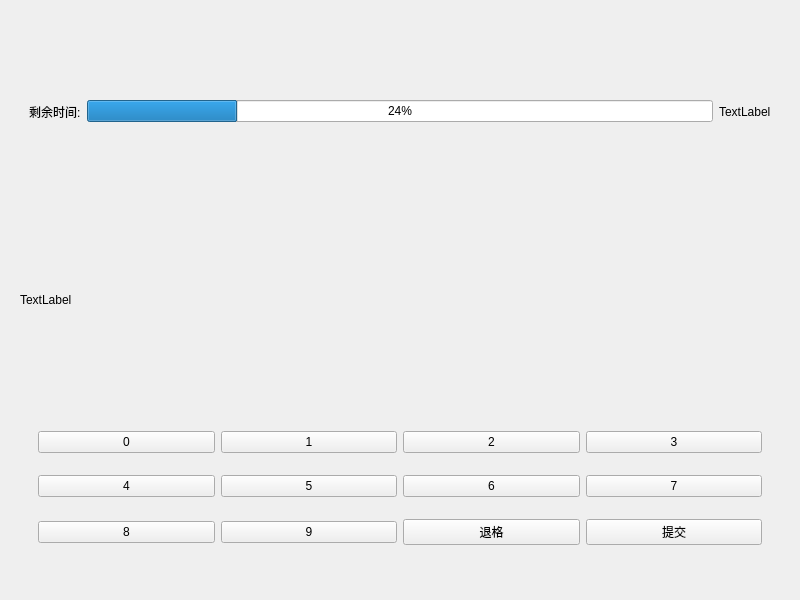
<?xml version="1.0" encoding="UTF-8"?>
<ui version="4.0">
 <class>MyWidget</class>
 <widget class="QWidget" name="MyWidget">
  <property name="geometry">
   <rect>
    <x>0</x>
    <y>0</y>
    <width>800</width>
    <height>600</height>
   </rect>
  </property>
  <property name="windowTitle">
   <string>MyWidget</string>
  </property>
  <layout class="QHBoxLayout" name="horizontalLayout_6">
   <item>
    <widget class="QStackedWidget" name="stackedWidget">
     <property name="currentIndex">
      <number>1</number>
     </property>
     <widget class="QWidget" name="page">
      <layout class="QVBoxLayout" name="verticalLayout">
       <item>
        <widget class="QWidget" name="widget" native="true">
         <layout class="QHBoxLayout" name="horizontalLayout">
          <item>
           <spacer name="horizontalSpacer">
            <property name="orientation">
             <enum>Qt::Horizontal</enum>
            </property>
            <property name="sizeType">
             <enum>QSizePolicy::Maximum</enum>
            </property>
            <property name="sizeHint" stdset="0">
             <size>
              <width>20</width>
              <height>20</height>
             </size>
            </property>
           </spacer>
          </item>
          <item>
           <widget class="QLabel" name="Titlelabel">
            <property name="text">
             <string>猜数字游戏</string>
            </property>
            <property name="scaledContents">
             <bool>true</bool>
            </property>
           </widget>
          </item>
          <item>
           <spacer name="horizontalSpacer_2">
            <property name="orientation">
             <enum>Qt::Horizontal</enum>
            </property>
            <property name="sizeType">
             <enum>QSizePolicy::Maximum</enum>
            </property>
            <property name="sizeHint" stdset="0">
             <size>
              <width>20</width>
              <height>20</height>
             </size>
            </property>
           </spacer>
          </item>
         </layout>
        </widget>
       </item>
       <item>
        <widget class="QWidget" name="widget_2" native="true">
         <layout class="QHBoxLayout" name="horizontalLayout_2">
          <item>
           <spacer name="horizontalSpacer_3">
            <property name="orientation">
             <enum>Qt::Horizontal</enum>
            </property>
            <property name="sizeType">
             <enum>QSizePolicy::Maximum</enum>
            </property>
            <property name="sizeHint" stdset="0">
             <size>
              <width>150</width>
              <height>20</height>
             </size>
            </property>
           </spacer>
          </item>
          <item>
           <widget class="QLabel" name="TimeSelectlabel">
            <property name="text">
             <string>选择时间：</string>
            </property>
           </widget>
          </item>
          <item>
           <spacer name="horizontalSpacer_8">
            <property name="orientation">
             <enum>Qt::Horizontal</enum>
            </property>
            <property name="sizeType">
             <enum>QSizePolicy::Maximum</enum>
            </property>
            <property name="sizeHint" stdset="0">
             <size>
              <width>10</width>
              <height>20</height>
             </size>
            </property>
           </spacer>
          </item>
          <item>
           <widget class="QComboBox" name="TimecomboBox">
            <property name="iconSize">
             <size>
              <width>50</width>
              <height>16</height>
             </size>
            </property>
           </widget>
          </item>
          <item>
           <spacer name="horizontalSpacer_4">
            <property name="orientation">
             <enum>Qt::Horizontal</enum>
            </property>
            <property name="sizeType">
             <enum>QSizePolicy::Maximum</enum>
            </property>
            <property name="sizeHint" stdset="0">
             <size>
              <width>150</width>
              <height>20</height>
             </size>
            </property>
           </spacer>
          </item>
         </layout>
        </widget>
       </item>
       <item>
        <widget class="QWidget" name="widget_3" native="true">
         <layout class="QHBoxLayout" name="horizontalLayout_3">
          <item>
           <spacer name="horizontalSpacer_6">
            <property name="orientation">
             <enum>Qt::Horizontal</enum>
            </property>
            <property name="sizeHint" stdset="0">
             <size>
              <width>141</width>
              <height>20</height>
             </size>
            </property>
           </spacer>
          </item>
          <item>
           <widget class="QPushButton" name="EnterpushButton">
            <property name="text">
             <string>进入游戏</string>
            </property>
           </widget>
          </item>
          <item>
           <spacer name="horizontalSpacer_5">
            <property name="orientation">
             <enum>Qt::Horizontal</enum>
            </property>
            <property name="sizeHint" stdset="0">
             <size>
              <width>142</width>
              <height>20</height>
             </size>
            </property>
           </spacer>
          </item>
          <item>
           <widget class="QPushButton" name="QuitpushButton">
            <property name="text">
             <string>退出游戏</string>
            </property>
           </widget>
          </item>
          <item>
           <spacer name="horizontalSpacer_7">
            <property name="orientation">
             <enum>Qt::Horizontal</enum>
            </property>
            <property name="sizeHint" stdset="0">
             <size>
              <width>141</width>
              <height>20</height>
             </size>
            </property>
           </spacer>
          </item>
         </layout>
        </widget>
       </item>
      </layout>
     </widget>
     <widget class="QWidget" name="page_2">
      <layout class="QVBoxLayout" name="verticalLayout_2">
       <item>
        <widget class="QWidget" name="Barwidget" native="true">
         <layout class="QHBoxLayout" name="horizontalLayout_4">
          <item>
           <widget class="QLabel" name="Residuelabel">
            <property name="text">
             <string>剩余时间:</string>
            </property>
           </widget>
          </item>
          <item>
           <widget class="QProgressBar" name="TimeprogressBar">
            <property name="value">
             <number>24</number>
            </property>
           </widget>
          </item>
          <item>
           <widget class="QLabel" name="Secondlabel">
            <property name="text">
             <string>TextLabel</string>
            </property>
           </widget>
          </item>
         </layout>
        </widget>
       </item>
       <item>
        <widget class="QLabel" name="Infolabel">
         <property name="text">
          <string>TextLabel</string>
         </property>
        </widget>
       </item>
       <item>
        <widget class="QWidget" name="Infowidget" native="true">
         <layout class="QHBoxLayout" name="horizontalLayout_5">
          <item>
           <widget class="QWidget" name="Optwidget" native="true">
            <layout class="QGridLayout" name="gridLayout">
             <item row="0" column="0">
              <widget class="QPushButton" name="pushButton_0">
               <property name="text">
                <string>0</string>
               </property>
              </widget>
             </item>
             <item row="0" column="1">
              <widget class="QPushButton" name="pushButton_1">
               <property name="text">
                <string>1</string>
               </property>
              </widget>
             </item>
             <item row="0" column="3">
              <widget class="QPushButton" name="pushButton_3">
               <property name="text">
                <string>3</string>
               </property>
              </widget>
             </item>
             <item row="1" column="0">
              <widget class="QPushButton" name="pushButton_4">
               <property name="text">
                <string>4</string>
               </property>
              </widget>
             </item>
             <item row="1" column="1">
              <widget class="QPushButton" name="pushButton_5">
               <property name="text">
                <string>5</string>
               </property>
              </widget>
             </item>
             <item row="1" column="2">
              <widget class="QPushButton" name="pushButton_6">
               <property name="text">
                <string>6</string>
               </property>
              </widget>
             </item>
             <item row="1" column="3">
              <widget class="QPushButton" name="pushButton_7">
               <property name="text">
                <string>7</string>
               </property>
              </widget>
             </item>
             <item row="2" column="0">
              <widget class="QPushButton" name="pushButton_8">
               <property name="text">
                <string>8</string>
               </property>
              </widget>
             </item>
             <item row="2" column="1">
              <widget class="QPushButton" name="pushButton_9">
               <property name="text">
                <string>9</string>
               </property>
              </widget>
             </item>
             <item row="2" column="2">
              <widget class="QPushButton" name="CancelpushButton_">
               <property name="text">
                <string>退格</string>
               </property>
              </widget>
             </item>
             <item row="2" column="3">
              <widget class="QPushButton" name="SubmitpushButton">
               <property name="text">
                <string>提交</string>
               </property>
              </widget>
             </item>
             <item row="0" column="2">
              <widget class="QPushButton" name="pushButton_2">
               <property name="text">
                <string>2</string>
               </property>
              </widget>
             </item>
            </layout>
           </widget>
          </item>
         </layout>
        </widget>
       </item>
      </layout>
     </widget>
     <widget class="QWidget" name="page_3">
      <layout class="QHBoxLayout" name="horizontalLayout_7">
       <item>
        <widget class="QLabel" name="imageLabel">
         <property name="sizePolicy">
          <sizepolicy hsizetype="Preferred" vsizetype="Preferred">
           <horstretch>0</horstretch>
           <verstretch>0</verstretch>
          </sizepolicy>
         </property>
         <property name="styleSheet">
          <string notr="true">#MyWidget {border-image: url(:/new/prefix1/bimageblack.jpg);}</string>
         </property>
         <property name="text">
          <string>111</string>
         </property>
        </widget>
       </item>
      </layout>
     </widget>
    </widget>
   </item>
  </layout>
 </widget>
 <resources/>
 <connections/>
</ui>
